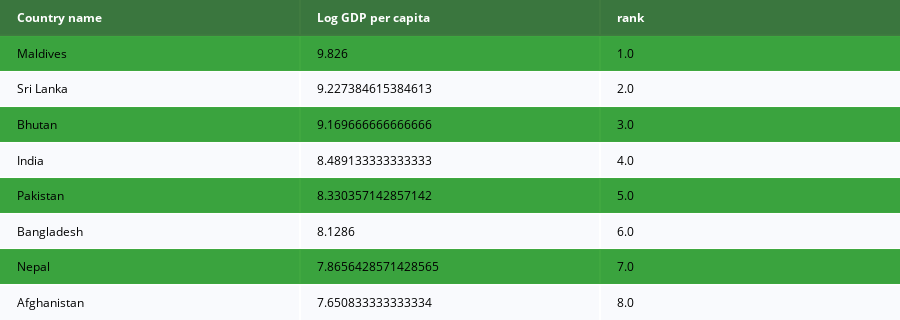

Notebook source saved alongside this figure:
### Code cell
colorscale = [[0, '#004F00'],[.5, '#008B00'],[1, '#ffffff']]
fig =  ff.create_table(LGdp_Percapita, colorscale=colorscale)
fig.show()

### Figure 1 — Plotly figure (JSON) as saved in the notebook; plotly's stock layout.template omitted (floating-point values rounded to 4 significant figures)
{"data": [{"colorscale": [[0, "#004F00"], [0.5, "#008B00"], [1, "#ffffff"]], "hoverinfo": "none", "opacity": 0.75, "showscale": false, "type": "heatmap", "z": [[0, 0, 0], [0.5, 0.5, 0.5], [1, 1, 1], [0.5, 0.5, 0.5], [1, 1, 1], [0.5, 0.5, 0.5], [1, 1, 1], [0.5, 0.5, 0.5], [1, 1, 1]]}], "layout": {"annotations": [{"align": "left", "font": {"color": "#ffffff"}, "showarrow": false, "text": "<b>Country name</b>", "x": -0.45, "xanchor": "left", "xref": "x", "y": 0, "yref": "y"}, {"align": "left", "font": {"color": "#ffffff"}, "showarrow": false, "text": "<b>Log GDP per capita</b>", "x": 0.55, "xanchor": "left", "xref": "x", "y": 0, "yref": "y"}, {"align": "left", "font": {"color": "#ffffff"}, "showarrow": false, "text": "<b>rank</b>", "x": 1.55, "xanchor": "left", "xref": "x", "y": 0, "yref": "y"}, {"align": "left", "font": {"color": "#000000"}, "showarrow": false, "text": "Maldives", "x": -0.45, "xanchor": "left", "xref": "x", "y": 1, "yref": "y"}, {"align": "left", "font": {"color": "#000000"}, "showarrow": false, "text": "9.826", "x": 0.55, "xanchor": "left", "xref": "x", "y": 1, "yref": "y"}, {"align": "left", "font": {"color": "#000000"}, "showarrow": false, "text": "1.0", "x": 1.55, "xanchor": "left", "xref": "x", "y": 1, "yref": "y"}, {"align": "left", "font": {"color": "#000000"}, "showarrow": false, "text": "Sri Lanka", "x": -0.45, "xanchor": "left", "xref": "x", "y": 2, "yref": "y"}, {"align": "left", "font": {"color": "#000000"}, "showarrow": false, "text": "9.227384615384613", "x": 0.55, "xanchor": "left", "xref": "x", "y": 2, "yref": "y"}, {"align": "left", "font": {"color": "#000000"}, "showarrow": false, "text": "2.0", "x": 1.55, "xanchor": "left", "xref": "x", "y": 2, "yref": "y"}, {"align": "left", "font": {"color": "#000000"}, "showarrow": false, "text": "Bhutan", "x": -0.45, "xanchor": "left", "xref": "x", "y": 3, "yref": "y"}, {"align": "left", "font": {"color": "#000000"}, "showarrow": false, "text": "9.169666666666666", "x": 0.55, "xanchor": "left", "xref": "x", "y": 3, "yref": "y"}, {"align": "left", "font": {"color": "#000000"}, "showarrow": false, "text": "3.0", "x": 1.55, "xanchor": "left", "xref": "x", "y": 3, "yref": "y"}, {"align": "left", "font": {"color": "#000000"}, "showarrow": false, "text": "India", "x": -0.45, "xanchor": "left", "xref": "x", "y": 4, "yref": "y"}, {"align": "left", "font": {"color": "#000000"}, "showarrow": false, "text": "8.489133333333333", "x": 0.55, "xanchor": "left", "xref": "x", "y": 4, "yref": "y"}, {"align": "left", "font": {"color": "#000000"}, "showarrow": false, "text": "4.0", "x": 1.55, "xanchor": "left", "xref": "x", "y": 4, "yref": "y"}, {"align": "left", "font": {"color": "#000000"}, "showarrow": false, "text": "Pakistan", "x": -0.45, "xanchor": "left", "xref": "x", "y": 5, "yref": "y"}, {"align": "left", "font": {"color": "#000000"}, "showarrow": false, "text": "8.330357142857142", "x": 0.55, "xanchor": "left", "xref": "x", "y": 5, "yref": "y"}, {"align": "left", "font": {"color": "#000000"}, "showarrow": false, "text": "5.0", "x": 1.55, "xanchor": "left", "xref": "x", "y": 5, "yref": "y"}, {"align": "left", "font": {"color": "#000000"}, "showarrow": false, "text": "Bangladesh", "x": -0.45, "xanchor": "left", "xref": "x", "y": 6, "yref": "y"}, {"align": "left", "font": {"color": "#000000"}, "showarrow": false, "text": "8.1286", "x": 0.55, "xanchor": "left", "xref": "x", "y": 6, "yref": "y"}, {"align": "left", "font": {"color": "#000000"}, "showarrow": false, "text": "6.0", "x": 1.55, "xanchor": "left", "xref": "x", "y": 6, "yref": "y"}, {"align": "left", "font": {"color": "#000000"}, "showarrow": false, "text": "Nepal", "x": -0.45, "xanchor": "left", "xref": "x", "y": 7, "yref": "y"}, {"align": "left", "font": {"color": "#000000"}, "showarrow": false, "text": "7.8656428571428565", "x": 0.55, "xanchor": "left", "xref": "x", "y": 7, "yref": "y"}, {"align": "left", "font": {"color": "#000000"}, "showarrow": false, "text": "7.0", "x": 1.55, "xanchor": "left", "xref": "x", "y": 7, "yref": "y"}, {"align": "left", "font": {"color": "#000000"}, "showarrow": false, "text": "Afghanistan", "x": -0.45, "xanchor": "left", "xref": "x", "y": 8, "yref": "y"}, {"align": "left", "font": {"color": "#000000"}, "showarrow": false, "text": "7.650833333333334", "x": 0.55, "xanchor": "left", "xref": "x", "y": 8, "yref": "y"}, {"align": "left", "font": {"color": "#000000"}, "showarrow": false, "text": "8.0", "x": 1.55, "xanchor": "left", "xref": "x", "y": 8, "yref": "y"}], "height": 320, "margin": {"b": 0, "l": 0, "r": 0, "t": 0}, "xaxis": {"dtick": 1, "gridwidth": 2, "showticklabels": false, "tick0": -0.5, "ticks": "", "zeroline": false}, "yaxis": {"autorange": "reversed", "dtick": 1, "gridwidth": 2, "showticklabels": false, "tick0": 0.5, "ticks": "", "zeroline": false}}}
